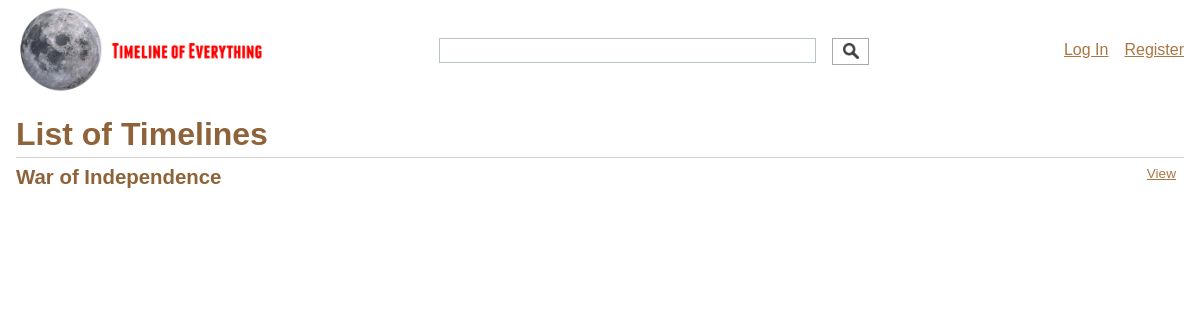
Before: / with the older database file.
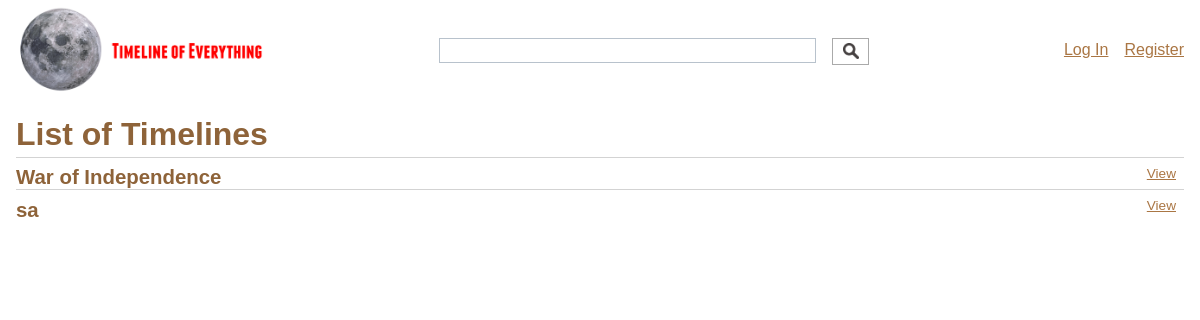
After: the same page with the newer database file.
### tables this page shows
CREATE TABLE timeline (
  id INTEGER PRIMARY KEY AUTOINCREMENT,
  author_id INTEGER NOT NULL,
  created TIMESTAMP NOT NULL DEFAULT CURRENT_TIMESTAMP,
  title TEXT NOT NULL,
  summary TEXT NOT NULL,
  FOREIGN KEY (author_id) REFERENCES user (id)
);

### timeline/blog.py (the view)
@bp.route('/')
def index():
    db = get_db()
    timelines = db.execute(
        'SELECT * FROM timeline t'
    ).fetchall()
    return render_template('blog/index.html', timelines=timelines)

### timeline/auth.py (called while the page is built)
@bp.before_app_request
def load_logged_in_user():
    user_id = session.get('user_id')
    if user_id is None:
        g.user = None
    else:
        g.user = get_db().execute(
            'SELECT * FROM user WHERE id = ?', (user_id,)
        ).fetchone()

### timeline/db.py (called while the page is built)
def get_db():
    if 'db' not in g:
        g.db = sqlite3.connect(
            current_app.config['DATABASE'],
            detect_types=sqlite3.PARSE_DECLTYPES
        )
        g.db.row_factory = sqlite3.Row
    return g.db

### timeline/templates/blog/index.html (shortened to what this page needs)
{% extends 'base.html' %}
{% block header %}
  <h1>{% block title %}List of Timelines{% endblock %}</h1>
{% endblock %}
{% block content %}
  {% for tl in timelines %}
    <article class="post">
      <header>
        <div>
          <h2>{{ tl['title'] }}</h2>
        </div>
        <a class="action" href="{{ url_for('blog.view', id=tl['id']) }}">View</a>
      </header>
    </article>
    {% if not loop.last %}
      <hr>
    {% endif %}
  {% endfor %}
{% endblock %}

### timeline/templates/base.html (shortened to what this page needs)
<!doctype html>
<link rel="stylesheet" href="{{ url_for('static', filename='style.css') }}">
<link rel="stylesheet" href="{{ url_for('static', filename='tailwind.css') }}">
<link title="timeline-styles" rel="stylesheet" href="https://cdn.knightlab.com/libs/timeline3/latest/css/timeline.css">
<nav>
  <a href="{{ url_for('index') }}" class="logo"></a>
  <div class="search-bar ">
    <input type="text" class="search-box border border-grey px-3 w-full">
    <div class="search-button"></div>
  </div>
  <ul class="nav-options">
    {% if g.user %}
      <li><span>{{ g.user['username'] }}</span>
      <li><a href="{{ url_for('auth.logout') }}">Log Out</a>
    {% else %}
      <li><a href="{{ url_for('auth.register') }}">Register</a>
      <li><a href="{{ url_for('auth.login') }}">Log In</a>
    {% endif %}
  </ul>
</nav>
<section class="content">
  <header>
    {% block header %}{% endblock %}
  </header>
  {% block content %}{% endblock %}
</section>

### timeline/static/style.css (style rules this page uses)
* { padding: 0; margin: 0; }
h1, h2, h3, h4, h5, h6 { color: #8e6339; margin: 1rem 0; }
a { color: #aa7644; }
hr { border: none; border-top: 1px solid lightgray; }
nav { background: white; display: flex; align-items: center; padding: 0 0.5rem; }
.logo { height: 100px; width: 40%; background: url("timeline_logo.png") no-repeat left; background-size: contain; display: inline-block; float: left; }
.search-bar { width: 40%; height: 25px; display: inline-block; float: left; }
.search-bar .search-box { width: calc(90% - 10px); height: 100%; display: inline-block; padding: 0 5px; }
.search-bar .search-button { width: calc(10% - 6px); height: calc(100% + 2px); display: inline-block; background: url("icons/search_icon.png") no-repeat center; background-size: 16px; float: right; border: 1px solid #aaa; cursor: pointer; }
nav ul.nav-options { width: 30%; list-style: none; margin: 0; padding: 0; display: inline-block; float: right }
nav ul li { display: inline-block; float: right; }
nav ul li a, header .action { display: block; padding: 0.5rem; }
.content { padding: 0 1rem 1rem; }
.content > header { border-bottom: 1px solid lightgray; display: flex; align-items: flex-end; }
.content > header h1 { flex: auto; margin: 1rem 0 0.25rem 0; }
.post > header { display: flex; align-items: flex-end; font-size: 0.85em; }
.post > header > div:first-of-type { flex: auto; }
.content:last-child { margin-bottom: 0; }

Changed rows visible on the page:
added timeline: title "sa"
